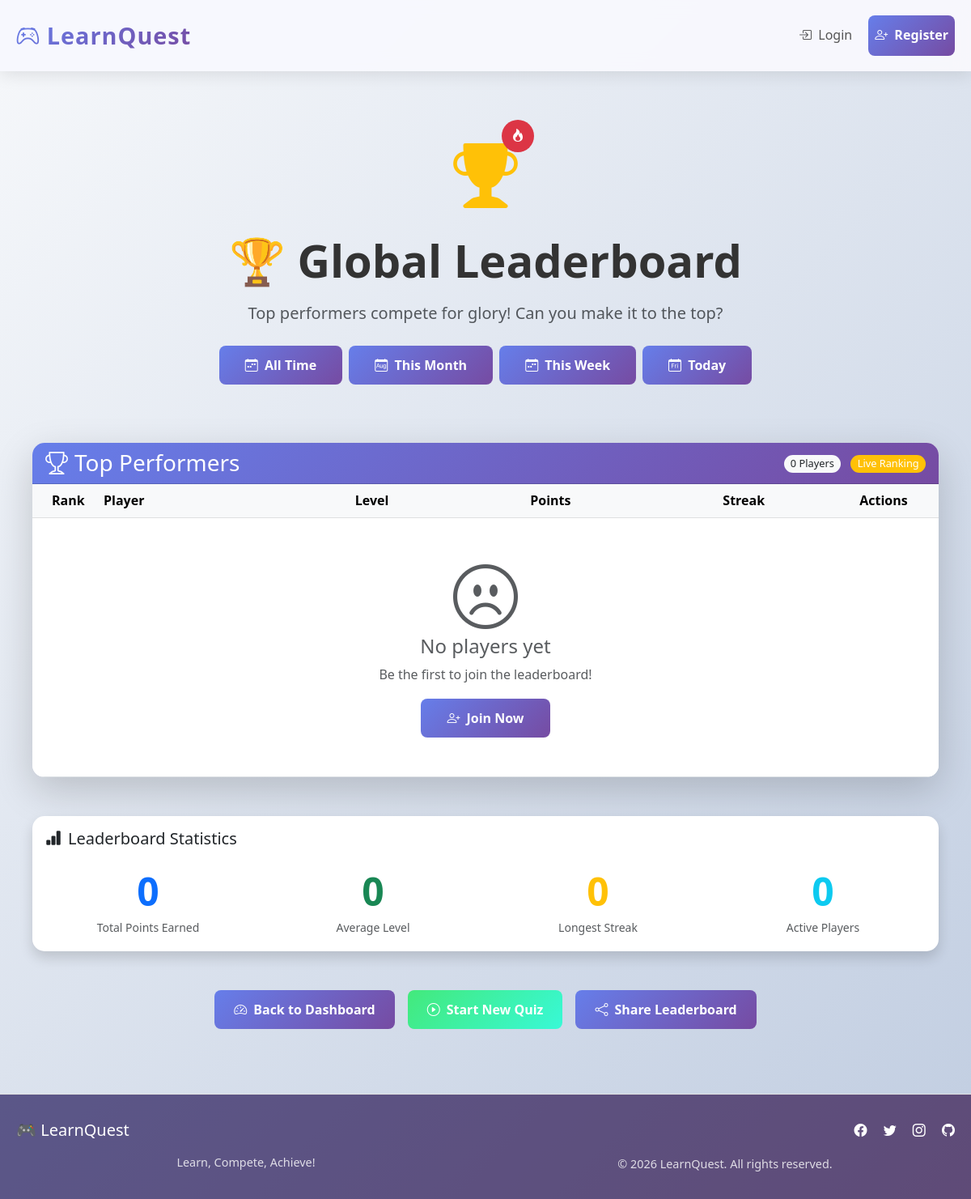
/leaderboard, run on an earlier commit of the app's database.
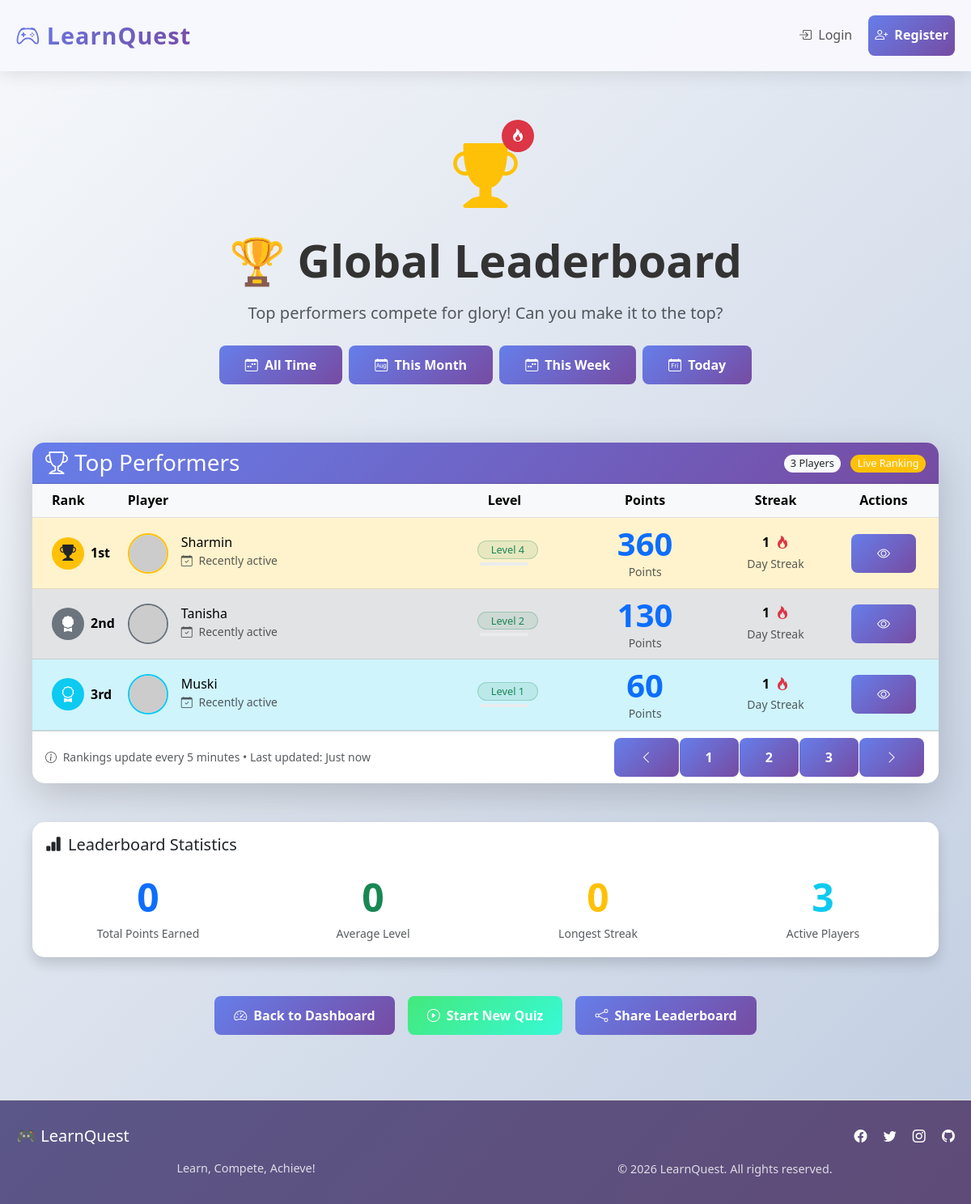
And on a later commit of the database.
### tables this page shows
CREATE TABLE users (
        id INTEGER PRIMARY KEY AUTOINCREMENT,
        username TEXT UNIQUE NOT NULL,
        password TEXT NOT NULL,
        points INTEGER DEFAULT 0,
        level INTEGER DEFAULT 1,
        badges TEXT DEFAULT '',
        streak INTEGER DEFAULT 0,
        last_quiz_date TEXT,
        total_quizzes INTEGER DEFAULT 0,
        best_streak INTEGER DEFAULT 0,
        avatar TEXT DEFAULT '🎓',
        created_at TIMESTAMP DEFAULT CURRENT_TIMESTAMP
    );

### app.py (the view)
@app.route('/leaderboard')
def leaderboard():
    conn = get_db()
    users = conn.execute('SELECT username, points, level, badges, streak, avatar FROM users ORDER BY points DESC LIMIT 10').fetchall()
    conn.close()
    return render_template('leaderboard.html', users=users)

### app.py (called while the page is built)
def get_db():
    conn = sqlite3.connect('quiz_platform.db')
    conn.row_factory = sqlite3.Row
    return conn

### templates/leaderboard.html (shortened to what the changed rows need)
{% extends "base.html" %}
{% block content %}
<div class="container py-5">
    <div class="row mb-5">
        <div class="col-12">
            <div class="text-center">
                <h1 class="display-4 fw-bold mb-3">🏆 Global Leaderboard</h1>
            </div>
        </div>
    </div>
    <div class="row mb-5">
        <div class="col-12">
            <div class="card border-0 shadow-lg animate-fade-in-up">
                <div class="card-header bg-gradient-primary text-white">
                    <div class="row align-items-center">
                        <div class="col-md-6 text-md-end">
                            <span class="badge bg-light text-dark">{{ users|length }} Players</span>
                            <span class="badge bg-warning ms-2">Live Ranking</span>
                        </div>
                    </div>
                </div>
                <div class="card-body p-0">
                    <div class="table-responsive">
                        <table class="table table-hover align-middle mb-0">
                            <thead class="table-light">
                                <tr>
                                    <th class="ps-4" style="width: 80px;">Rank</th>
                                    <th>Player</th>
                                    <th class="text-center">Level</th>
                                    <th class="text-center">Points</th>
                                    <th class="text-center">Streak</th>
                                    <th class="pe-4 text-center" style="width: 120px;">Actions</th>
                                </tr>
                            </thead>
                            <tbody>
                                {% if users %}
                                    {% for user in users %}
                                    <tr class="{% if loop.index <= 3 %}table-{{ ['warning', 'secondary', 'info'][loop.index-1] }}{% endif %} {% if user.username == session.username %}table-primary{% endif %}">
                                        <td class="ps-4">
                                            <div class="position-relative">
                                                {% if loop.index == 1 %}
                                                    <div class="position-absolute top-50 start-0 translate-middle-y">
                                                        <div class="bg-warning text-dark rounded-circle d-flex align-items-center justify-content-center"
                                                             style="width: 40px; height: 40px;">
                                                            <i class="bi bi-trophy-fill fs-5"></i>
                                                        </div>
                                                    </div>
                                                    <span class="ms-5 fw-bold">1st</span>
                                                {% elif loop.index == 2 %}
                                                    <div class="position-absolute top-50 start-0 translate-middle-y">
                                                        <div class="bg-secondary text-white rounded-circle d-flex align-items-center justify-content-center"
                                                             style="width: 40px; height: 40px;">
                                                            <i class="bi bi-award-fill fs-5"></i>
                                                        </div>
                                                    </div>
                                                    <span class="ms-5 fw-bold">2nd</span>
                                                {% elif loop.index == 3 %}
                                                    <div class="position-absolute top-50 start-0 translate-middle-y">
                                                        <div class="bg-info text-white rounded-circle d-flex align-items-center justify-content-center"
                                                             style="width: 40px; height: 40px;">
                                                            <i class="bi bi-award fs-5"></i>
                                                        </div>
                                                    </div>
                                                    <span class="ms-5 fw-bold">3rd</span>
                                                {% else %}
                                                    <div class="text-center">
                                                        <span class="badge bg-light text-dark rounded-pill" style="width: 40px;">{{ loop.index }}</span>
                                                    </div>
                                                {% endif %}
                                            </div>
                                        </td>
                                        <td>
                                            <div class="d-flex align-items-center">
                                                <div class="position-relative me-3">
                                                    {% if user.avatar %}
                                                        <img src="{{ url_for('static', filename='avatars/' + user.avatar) }}"
                                                             alt="{{ user.username }}'s avatar"
                                                             class="rounded-circle border border-2 {% if loop.index == 1 %}border-warning{% elif loop.index == 2 %}border-secondary{% elif loop.index == 3 %}border-info{% else %}border-light{% endif %}"
                                                             style="width: 50px; height: 50px; object-fit: cover;"
                                                             onerror="this.src='https://ui-avatars.com/api/?name={{ user.username }}&background=667eea&color=fff&size=50'">
                                                    {% endif %}
                                                </div>
                                                <div>
                                                    <h6 class="mb-0">{{ user.username }}</h6>
                                                    <small class="text-muted">
                                                        <i class="bi bi-calendar-check me-1"></i>
                                                        {{ user.last_active if user.last_active else 'Recently active' }}
                                                    </small>
                                                </div>
                                            </div>
                                        </td>
                                        <td class="text-center">
                                            <div class="d-flex flex-column align-items-center">
                                                <span class="badge bg-success bg-opacity-10 text-success border border-success border-opacity-25 rounded-pill px-3 py-1 mb-1">
                                                    Level {{ user.level }}
                                                </span>
                                                <div class="progress" style="width: 60px; height: 4px;">
                                                </div>
                                            </div>
                                        </td>
                                        <td class="text-center">
                                            <span class="display-6 fw-bold text-primary">{{ user.points }}</span>
                                            <div class="small text-muted">Points</div>
                                        </td>
                                        <td class="text-center">
                                            <div class="d-flex align-items-center justify-content-center">
                                                <span class="fw-bold me-2">{{ user.streak }}</span>
                                                <i class="bi bi-fire text-danger"></i>
                                            </div>
                                            <small class="text-muted">Day Streak</small>
                                        </td>
                                        <td class="pe-4 text-center">
                                            <div class="btn-group" role="group">
                                                <button type="button" class="btn btn-outline-primary btn-sm"
                                                        data-bs-toggle="tooltip"
                                                        title="View Profile">
                                                    <i class="bi bi-eye"></i>
                                                </button>
                                            </div>
                                        </td>
                                    </tr>
                                    {% endfor %}
                                {% else %}
                                    <tr>
                                        <td colspan="6" class="text-center py-5">
                                            <i class="bi bi-emoji-frown display-1 text-muted mb-3"></i>
                                            <h4 class="text-muted">No players yet</h4>
                                            <p class="text-muted">Be the first to join the leaderboard!</p>
                                            <a href="{{ url_for('register') }}" class="btn btn-primary">
                                                <i class="bi bi-person-plus me-2"></i>Join Now
                                            </a>
                                        </td>
                                    </tr>
                                {% endif %}
                            </tbody>
                        </table>
                    </div>
                </div>
                {% if users %}
                <div class="card-footer bg-transparent">
                    <div class="row align-items-center">
                        <div class="col-md-6">
                            <small class="text-muted">
                                <i class="bi bi-info-circle me-1"></i>
                                Rankings update every 5 minutes • Last updated: Just now
                            </small>
                        </div>
                        <div class="col-md-6 text-md-end">
                            <div class="btn-group" role="group">
                                <button class="btn btn-outline-secondary btn-sm">
                                    <i class="bi bi-chevron-left"></i>
                                </button>
                                <button class="btn btn-outline-secondary btn-sm active">1</button>
                                <button class="btn btn-outline-secondary btn-sm">2</button>
                                <button class="btn btn-outline-secondary btn-sm">3</button>
                                <button class="btn btn-outline-secondary btn-sm">
                                    <i class="bi bi-chevron-right"></i>
                                </button>
                            </div>
                        </div>
                    </div>
                </div>
                {% endif %}
            </div>
        </div>
    </div>
    <div class="row mb-5">
        <div class="col-12">
            <div class="card border-0 shadow">
                <div class="card-body">
                    <div class="row g-4">
                        <div class="col-md-3 col-6">
                            <div class="text-center">
                                <div class="display-5 fw-bold text-info mb-1">
                                    {{ users|length if users is defined else 0 }}
                                </div>
                                <small class="text-muted">Active Players</small>
                            </div>
                        </div>
                    </div>
                </div>
            </div>
        </div>
    </div>
</div>
{% endblock %}

What changed in the data, as far as the page shows it:
added users: shows "1st", username "Sharmin", last_active "Recently active", level "4", points "360", streak "1"
added users: shows "2nd", username "Tanisha", last_active "Recently active", level "2", points "130", streak "1"
added users: shows "3rd", username "Muski", last_active "Recently active", level "1", points "60", streak "1"
Also different on the page:
{{ users|length }}: "0" → "3"
{{ users|length if users is defined else 0 }}: "0" → "3"
text no longer shown: "No players yet Be the first to join the leaderboard! Join Now"
text now shown: "Rankings update every 5 minutes • Last updated: Just now 1 2 3"
